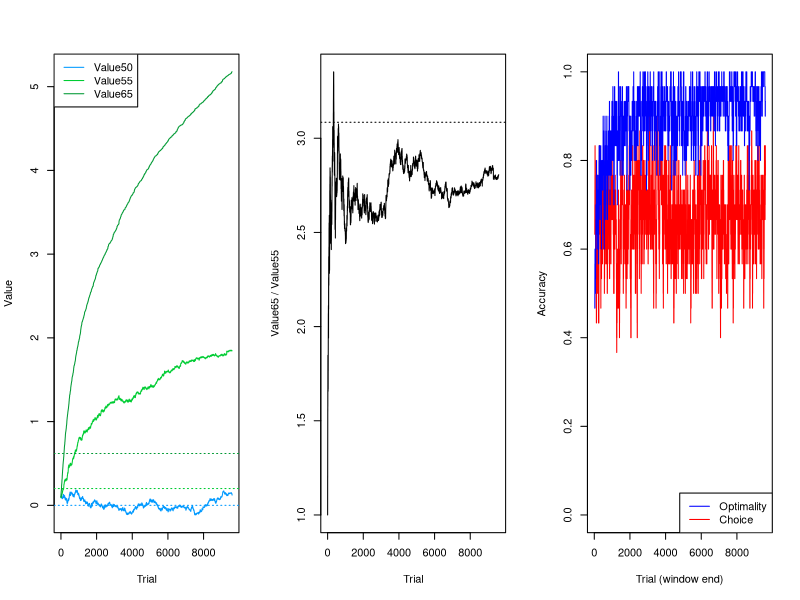
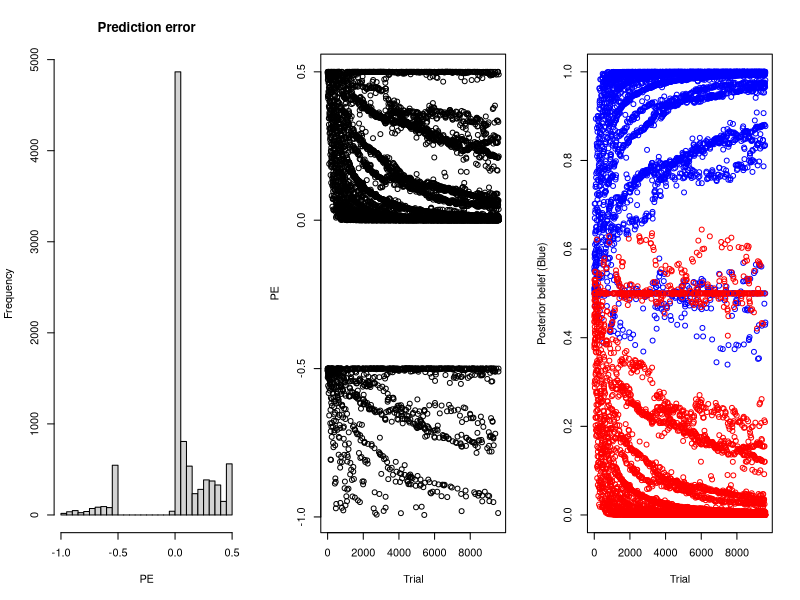
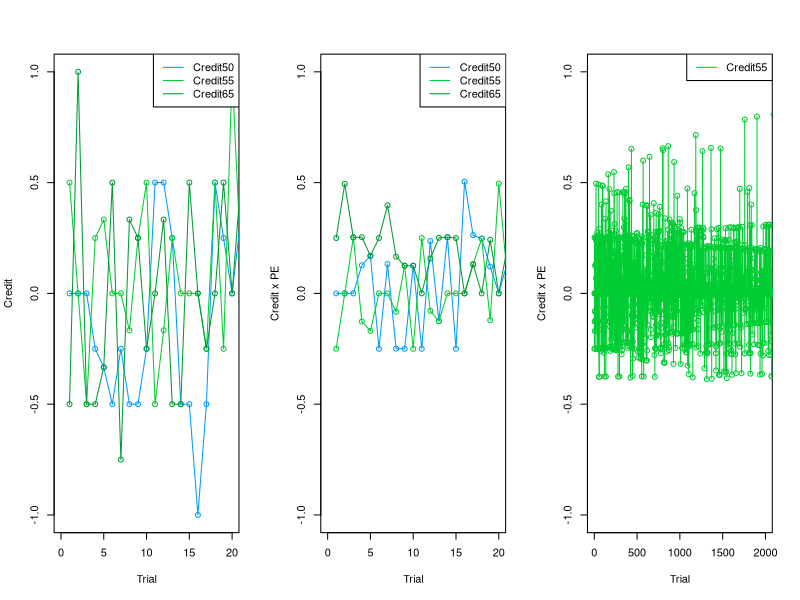

Here is the R script that generated these plots, in order:
## ============================================================
## Simulation to verify the learning model
## ============================================================

set.seed(1)


## ============================================================
## Settings
## ============================================================

params <- list(
  delta      = 0.02,             # learning rate
  theta      = 1,                # inverse temperature of the choice rule
  lambda     = 0,                # recency weighting of samples (0 = equal weights)
  n_trial    = 9600,
  n_info     = 6,                # samples per trial
  levels     = c(50, 55, 65),    # sample reliability (% of samples matching the stimulus)
  init_value = 0.1,              # starting value for every level
  
  # What the choice is compared against to give reward:
  #   "optimal"      - the ideal observer's answer
  #   "correct"      - the true stimulus
  #   "optimal_prob" - to be implemented
  feedback_target = "optimal",
  
  # What the prediction error subtracts from the reward:
  #   "choice" - posterior belief in the chosen colour
  #   "policy" - belief averaged over the choice policy:
  #              belief_blue * choice_prob_blue + (1 - belief_blue) * (1 - choice_prob_blue)
  expectation_source = "policy"
)

# Plot colours per level. Levels without an entry get an automatic colour.
level_colors <- c("50" = "#0099FF", "55" = "#00CC33", "65" = "#009933")


## ============================================================
## Trial generation
## ============================================================

# Returns the stimuli for all trials at once:
#   stimulus  - true colour per trial
#   color_mat - n_trial x n_info matrix of sample colours
#   level_mat - n_trial x n_info matrix of sample levels
#   optimal   - ideal observer's answer (ties broken at random)
generate_trials <- function(n_trial, n_info, levels) {
  
  stimulus    <- sample(c("Red", "Blue"), n_trial, replace = TRUE)
  false_color <- ifelse(stimulus == "Red", "Blue", "Red")
  
  level_mat <- matrix(sample(levels, n_trial * n_info, replace = TRUE), nrow = n_trial)
  
  # Each sample shows the true colour with probability level / 100
  matches   <- matrix(runif(n_trial * n_info), nrow = n_trial) < level_mat / 100
  color_mat <- ifelse(matches, stimulus, false_color)
  
  # Ideal observer: sum of signed log-odds (positive favours Blue)
  sign_blue  <- ifelse(color_mat == "Blue", 1, -1)
  ideal_diff <- rowSums(sign_blue * qlogis(level_mat / 100))
  
  is_tie  <- abs(ideal_diff) < 1e-10   # tolerance avoids floating-point false non-ties
  optimal <- ifelse(ideal_diff > 0, "Blue", "Red")
  optimal[is_tie] <- sample(c("Blue", "Red"), sum(is_tie), replace = TRUE)
  
  list(
    stimulus  = stimulus,
    color_mat = color_mat,
    level_mat = level_mat,
    optimal   = optimal
  )
}


## ============================================================
## Learning model
## ============================================================

simulate_learning <- function(params, trials) {
  
  ## --- Check settings ---------------------------------------
  
  if (ncol(trials$color_mat) != params$n_info) {
    stop("trials were generated with a different n_info than params$n_info")
  }
  
  if (params$feedback_target == "optimal_prob") {
    stop("feedback_target = 'optimal_prob' is to be implemented")
  }
  
  target <- switch(params$feedback_target,
                   optimal = trials$optimal,
                   correct = trials$stimulus,
                   stop("Unknown feedback_target: ", params$feedback_target)
  )
  
  if (!params$expectation_source %in% c("choice", "policy")) {
    stop("Unknown expectation_source: ", params$expectation_source)
  }
  
  ## --- Setup ------------------------------------------------
  
  n_trial     <- length(trials$stimulus)
  level_names <- as.character(params$levels)
  
  # One value per level, labelled by level
  V <- setNames(rep(params$init_value, length(level_names)), level_names)
  
  # Weight of each sample position (the last sample has weight 1)
  discount <- exp(params$lambda * (seq_len(params$n_info) - params$n_info))
  
  # Preallocated outputs
  value_hist  <- matrix(NA_real_, n_trial, length(level_names),
                        dimnames = list(NULL, level_names))
  credit_hist <- value_hist
  
  choice                <- character(n_trial)
  reward                <- numeric(n_trial)
  expected_reward       <- numeric(n_trial)
  pe                    <- numeric(n_trial)
  blue_evidence         <- numeric(n_trial)
  red_evidence          <- numeric(n_trial)
  posterior_belief_blue <- numeric(n_trial)
  choice_prob_blue      <- numeric(n_trial)
  
  ## --- Trial loop -------------------------------------------
  
  for (t in seq_len(n_trial)) {
    
    value_hist[t, ] <- V
    
    sample_levels <- as.character(trials$level_mat[t, ])
    sample_colors <- trials$color_mat[t, ]
    
    ## Evidence accumulation
    weighted_values  <- discount * V[sample_levels]
    blue_evidence[t] <- sum(weighted_values[sample_colors == "Blue"])
    red_evidence[t]  <- sum(weighted_values[sample_colors == "Red"])
    evidence_diff    <- blue_evidence[t] - red_evidence[t]
    
    ## Belief and choice
    # posterior_belief_blue is not affected by theta; choice_prob_blue is
    posterior_belief_blue[t] <- plogis(evidence_diff)
    choice_prob_blue[t]      <- plogis(params$theta * evidence_diff)
    
    choice[t] <- if (runif(1) < choice_prob_blue[t]) "Blue" else "Red"
    
    ## Reward
    reward[t] <- as.numeric(choice[t] == target[t])
    
    ## Prediction error
    b <- posterior_belief_blue[t]
    c_prob <- choice_prob_blue[t]
    
    expected_reward[t] <- switch(params$expectation_source,
                                 choice = if (choice[t] == "Blue") b else 1 - b,
                                 policy = b * c_prob + (1 - b) * (1 - c_prob)
    )
    
    pe[t] <- reward[t] - expected_reward[t]
    
    ## Credit assignment
    # +1 for each sample agreeing with the choice, -1 otherwise, summed per level
    contribution <- ifelse(sample_colors == choice[t], 1, -1)
    credit <- vapply(level_names,
                     function(l) sum(contribution[sample_levels == l]),
                     numeric(1))
    
    total_credit <- sum(abs(credit))
    if (total_credit > 0) credit <- credit / total_credit
    
    credit_hist[t, ] <- credit
    
    ## Value update
    V <- V + params$delta * credit * pe[t]
  }
  
  ## --- Assemble output (wide format) ------------------------
  
  n_info <- params$n_info
  
  out <- data.frame(
    Trial    = seq_len(n_trial),
    Stimulus = trials$stimulus,
    setNames(as.data.frame(trials$color_mat), paste0("Color", seq_len(n_info))),
    setNames(as.data.frame(trials$level_mat), paste0("Prob",  seq_len(n_info))),
    Optimal  = trials$optimal,
    setNames(as.data.frame(value_hist), paste0("Value", level_names)),
    Choice              = choice,
    Reward              = reward,
    ExpectedReward      = expected_reward,
    PE                  = pe,
    BlueEvidence        = blue_evidence,
    RedEvidence         = red_evidence,
    PosteriorBeliefBlue = posterior_belief_blue,
    ChoiceProbBlue      = choice_prob_blue,
    setNames(as.data.frame(credit_hist), paste0("Credit", level_names)),
    OptimalAccuracy     = as.numeric(choice == trials$optimal),
    ChoiceAccuracy      = as.numeric(choice == trials$stimulus),
    stringsAsFactors    = FALSE
  )
  
  out
}


## ============================================================
## Plotting helpers
## ============================================================

get_level_colors <- function(level_names) {
  cols <- unname(level_colors[level_names])
  missing <- is.na(cols)
  if (any(missing)) cols[missing] <- hcl.colors(sum(missing), "Dark 3")
  setNames(cols, level_names)
}

# Trailing rolling mean: value at t is the mean of x[(t - window + 1):t]
roll_mean <- function(x, window) {
  as.numeric(stats::filter(x, rep(1 / window, window), sides = 1))
}

# Learned values per level, with the ideal log-odds as dotted lines
plot_values <- function(df, levels) {
  level_names <- as.character(levels)
  cols    <- get_level_colors(level_names)
  targets <- qlogis(levels / 100)
  value_cols <- paste0("Value", level_names)
  
  y_range <- range(unlist(df[value_cols]), targets, na.rm = TRUE)
  
  plot(NA, xlim = range(df$Trial), ylim = y_range, xlab = "Trial", ylab = "Value")
  for (i in seq_along(level_names)) {
    lines(df$Trial, df[[value_cols[i]]], col = cols[i])
    abline(h = targets[i], col = cols[i], lty = 3)
  }
  legend("topleft", legend = value_cols, col = cols, lty = 1)
}

# Ratio of two learned values against the ideal log-odds ratio
plot_value_ratio <- function(df, numerator, denominator) {
  ratio  <- df[[paste0("Value", numerator)]] / df[[paste0("Value", denominator)]]
  target <- qlogis(numerator / 100) / qlogis(denominator / 100)
  
  plot(df$Trial, ratio, type = "l", ylim = range(ratio, target, na.rm = TRUE),
       xlab = "Trial", ylab = paste0("Value", numerator, " / Value", denominator))
  abline(h = target, lty = 3)
}

# Rolling accuracy against the optimal answer and against the true stimulus
plot_accuracy <- function(df, window = 30) {
  plot(df$Trial, roll_mean(df$ChoiceAccuracy, window), type = "l", col = "red",
       ylim = c(0, 1), xlab = "Trial (window end)", ylab = "Accuracy")
  lines(df$Trial, roll_mean(df$OptimalAccuracy, window), col = "blue")
  legend("bottomright", legend = c("Optimality", "Choice"),
         col = c("blue", "red"), lty = 1)
}

# Posterior belief in Blue, coloured by the optimal answer
plot_belief_by_optimal <- function(df) {
  is_blue <- df$Optimal == "Blue"
  plot(df$Trial[is_blue], df$PosteriorBeliefBlue[is_blue], col = "blue",
       ylim = c(0, 1), xlab = "Trial", ylab = "Posterior belief (Blue)")
  points(df$Trial[!is_blue], df$PosteriorBeliefBlue[!is_blue], col = "red")
}

# Credit per level over trials; optionally multiplied by the PE
plot_credit <- function(df, levels, xlim, weight_by_pe = FALSE) {
  level_names <- as.character(levels)
  cols <- get_level_colors(level_names)
  weight <- if (weight_by_pe) df$PE else 1
  
  plot(NA, xlim = xlim, ylim = c(-1, 1), xlab = "Trial",
       ylab = if (weight_by_pe) "Credit x PE" else "Credit")
  for (i in seq_along(level_names)) {
    y <- df[[paste0("Credit", level_names[i])]] * weight
    lines(df$Trial, y, type = "o", col = cols[i])
  }
  legend("topright", legend = paste0("Credit", level_names), col = cols, lty = 1)
}


## ============================================================
## Run
## ============================================================

trials <- generate_trials(params$n_trial, params$n_info, params$levels)
sim_df <- simulate_learning(params, trials)

# Final values
final_values <- unlist(sim_df[nrow(sim_df), paste0("Value", params$levels)])
print(final_values)

# Learned vs ideal ratio for the two highest levels
top_two <- sort(params$levels, decreasing = TRUE)[1:2]
print(c(
  ideal   = qlogis(top_two[1] / 100) / qlogis(top_two[2] / 100),
  learned = final_values[[paste0("Value", top_two[1])]] /
    final_values[[paste0("Value", top_two[2])]]
))


## ============================================================
## Plots
## ============================================================

par(mfrow = c(1, 3))
plot_values(sim_df, params$levels)
plot_value_ratio(sim_df, top_two[1], top_two[2])
plot_accuracy(sim_df, window = 30)

par(mfrow = c(1, 3))
hist(sim_df$PE, breaks = 30, main = "Prediction error", xlab = "PE")
plot(sim_df$Trial, sim_df$PE, xlab = "Trial", ylab = "PE")
plot_belief_by_optimal(sim_df)

par(mfrow = c(1, 3))
plot_credit(sim_df, params$levels, xlim = c(0, 20))
plot_credit(sim_df, params$levels, xlim = c(0, 20), weight_by_pe = TRUE)
plot_credit(sim_df, "55", xlim = c(0, 2000), weight_by_pe = TRUE)
